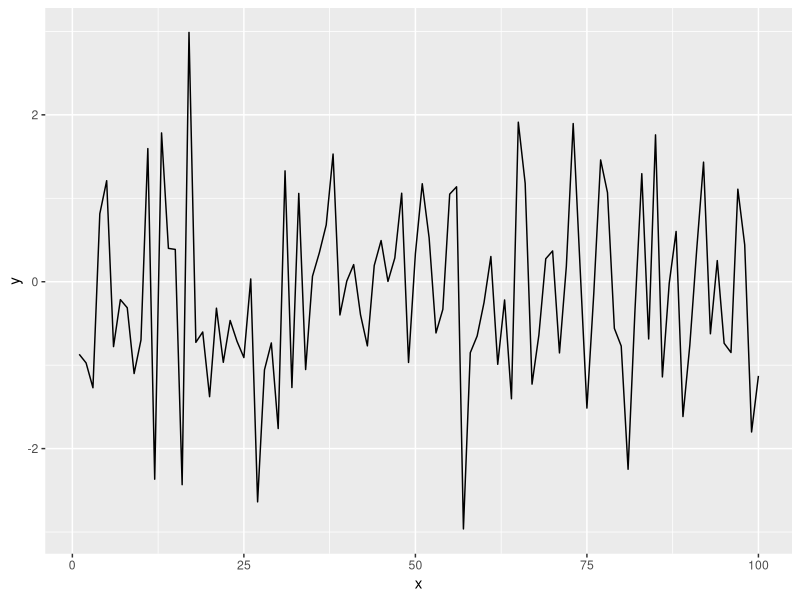
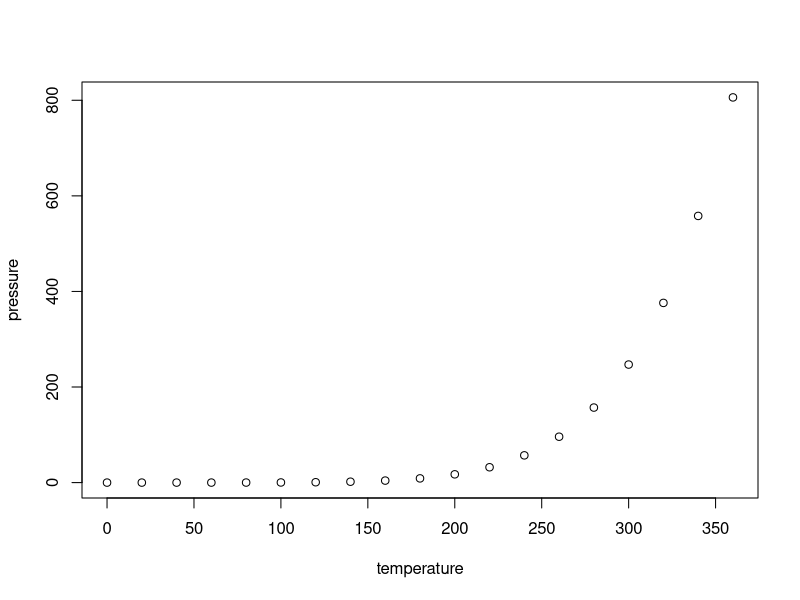

Source code (R) for these figures, in order:
## ---- chunk 1
knitr::opts_chunk$set(echo = TRUE , fig.align = "center")
## ---- chunk 2
library(tidyverse)
## ---- chunk 3

x = seq(1:100)
y = rnorm(100)
dat = data.frame(x, y)
ggplot(dat, aes(x = x, y = y)) +
geom_line()

## ---- chunk 4
table <- dat %>% head(5)

knitr::kable(
table[1:5,], booktabs = TRUE,
  caption = 'A table of the first 5 rows of the COVID19 data')


## ---- chunk 5
summary(cars)
## ---- chunk 6
plot(pressure)
